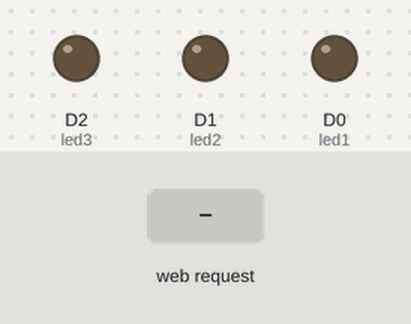
Recording of a program running on a simulated ESP8266 (NodeMCU). Parts: output pins drawn as LEDs (lit = HIGH). The test bench sets the inputs (shaded band). WiFi joins after 1.5 s; servers stay silent unless stated; what the program prints to the serial monitor is not drawn.

Above: at 2.7 s.
2.8 s: HTTP request GET /LED1ON received
At 3.3 s:
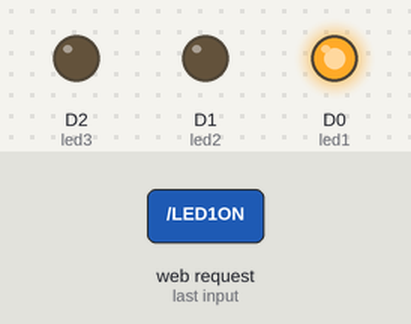
4.3 s: HTTP request GET /LED2ON received
At 5.5 s:
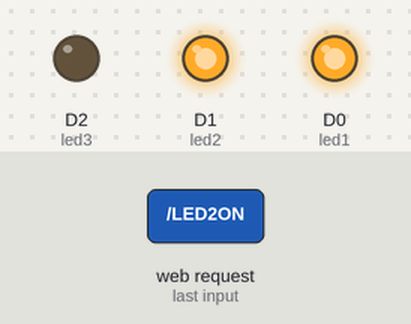
5.8 s: HTTP request GET /LED3ON received
At 6.7 s:
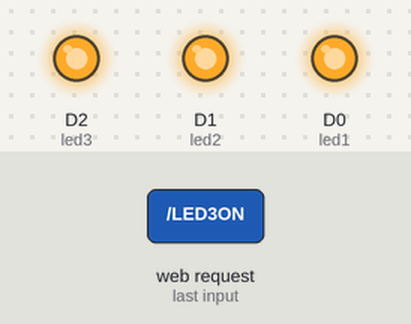
7.3 s: HTTP request GET /LED1OFF received
At 7.9 s:
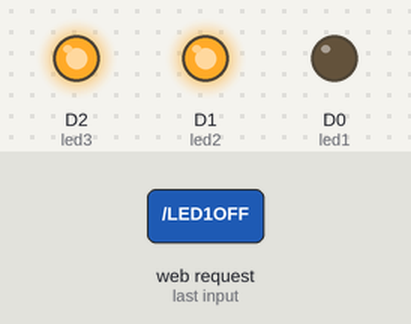
8.8 s: HTTP request GET /LED2OFF received
At 10.0 s:
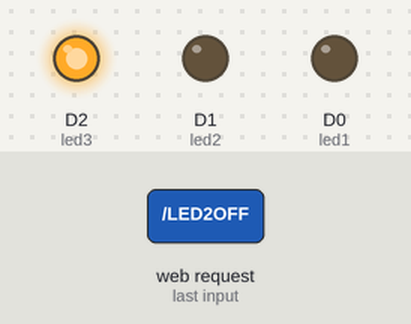
10.3 s: HTTP request GET /LED3OFF received
At 11.4 s:
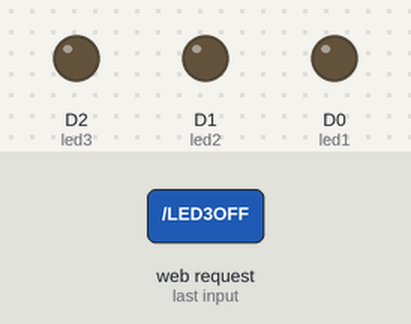
Timing chart, 0 to 12.8 s (numbered marks = the images above; inputs shaded):
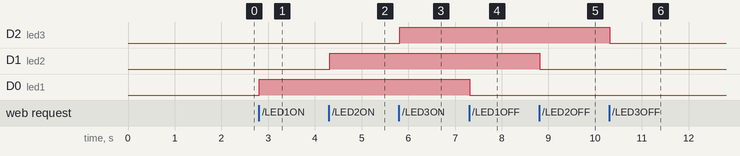

Measured:
- after the input at 2.8 s, D0 (led1): LOW → HIGH at once
- after the input at 4.3 s, D1 (led2): LOW → HIGH at once
- after the input at 5.8 s, D2 (led3): LOW → HIGH at once
- after the input at 7.3 s, D0 (led1): HIGH → LOW at once
- after the input at 8.8 s, D1 (led2): HIGH → LOW at once
- after the input at 10.3 s, D2 (led3): HIGH → LOW at once

The program:

main.cpp
```cpp
#include <Arduino.h>
#include <ESPAsyncWebServer.h>
#include <ESP8266WiFi.h>

// put function declarations here:
int led1 = D0, led2 = D1, led3 = D2;

const char *ssid = "mamank";
const char *password = "halo123";

String website;
AsyncWebServer server(80);

void setup()
{
  pinMode(led1, OUTPUT);
  pinMode(led2, OUTPUT);
  pinMode(led3, OUTPUT);

  Serial.begin(9600);
  delay(10);

  // Serial.println("Configuring access point...");
  // WiFi.mode(WIFI_AP);
  // WiFi.softAP(ssid, password);
  // Serial.print("Wifi: ");
  // Serial.println(ssid);
  // Serial.print("IP address: ");
  // Serial.println(WiFi.softAPIP());

  // setting mode station
  Serial.print("Connecting to ");
  Serial.println(ssid);

  WiFi.mode(WIFI_STA);
  WiFi.begin(ssid, password);

  while (WiFi.status() != WL_CONNECTED)
  {
    delay(300);
    Serial.print(".");
  }

  Serial.println("");
  Serial.println("WiFi connected");
  Serial.print("IP address: ");
  Serial.println(WiFi.localIP());

  website += "<h1> Web Control ESP8266</h1>";
  website += "<p>LED 1: ";
  website += "<a href=\"LED1ON\"\"><button>ON</button></a><a href=\"LED1OFF\"\"><button>OFF</button></a></p><br>";
  website += "<p>LED 2: ";
  website += "<a href=\"LED2ON\"\"><button>ON</button></a><a href=\"LED2OFF\"\"><button>OFF</button></a></p><br>";
  website += "<p>LED 3: ";
  website += "<a href=\"LED3ON\"\"><button>ON</button></a><a href=\"LED3OFF\"\"><button>OFF</button></a></p>";

  server.on("/", HTTP_GET, [](AsyncWebServerRequest *request)
            { request->send(200, "text/html", website); });

  server.on("/LED1ON", HTTP_GET, [](AsyncWebServerRequest *request)
            {
    digitalWrite(led1, HIGH);
    request->send(200, "text/html", website); });

  server.on("/LED2ON", HTTP_GET, [](AsyncWebServerRequest *request)
            {
    digitalWrite(led2, HIGH);
    request->send(200, "text/html", website); });

  server.on("/LED3ON", HTTP_GET, [](AsyncWebServerRequest *request)
            {
    digitalWrite(led3, HIGH);
    request->send(200, "text/html", website); });

  server.on("/LED1OFF", HTTP_GET, [](AsyncWebServerRequest *request)
            {
    digitalWrite(led1, LOW);
    request->send(200, "text/html", website); });

  server.on("/LED2OFF", HTTP_GET, [](AsyncWebServerRequest *request)
            {
    digitalWrite(led2, LOW);
    request->send(200, "text/html", website); });

  server.on("/LED3OFF", HTTP_GET, [](AsyncWebServerRequest *request)
            {
    digitalWrite(led3, LOW);
    request->send(200, "text/html", website); });

  server.begin();
}

void loop()
{
}
```
